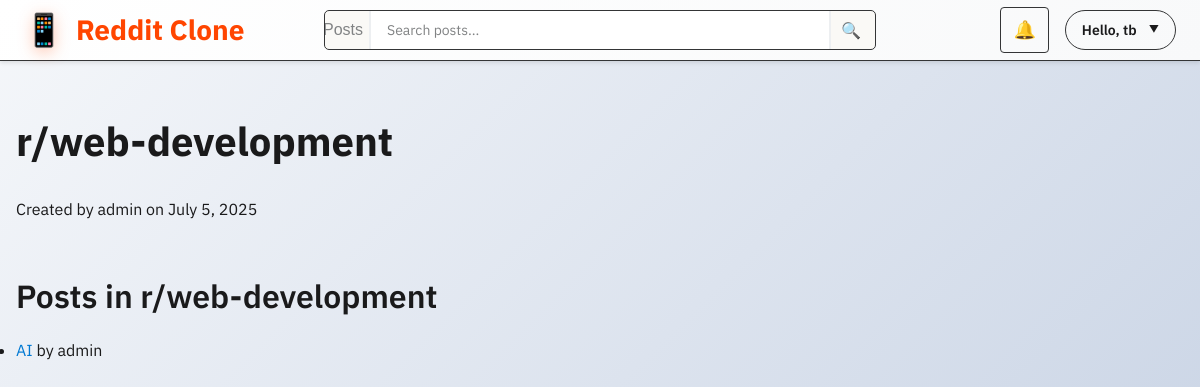
The page /c/web-development/ (signed in) on the database its author committed.
### posts/models.py (models this page shows, shortened)
class Community(models.Model):
    name = models.CharField(max_length=100, unique=True)
    slug = models.SlugField(max_length=100, unique=True, blank=True)
    description = models.TextField(blank=True)
    owner       = models.ForeignKey(settings.AUTH_USER_MODEL,
                                    on_delete=models.CASCADE,
                                    related_name='owned_communities')
    created_at = models.DateTimeField(auto_now_add=True, null=True, blank=True)

class Post(models.Model):
    title        = models.CharField(max_length=255)
    content      = models.TextField(blank=True)
    image        = models.ImageField(upload_to='post_images/', blank=True, null=True)
    author       = models.ForeignKey(User, on_delete=models.CASCADE)
    community    = models.ForeignKey(Community, on_delete=models.CASCADE,
                                     null=True, blank=True,
                                     )
    tags         = models.ManyToManyField(Tag, blank=True, related_name='posts')
    created_at   = models.DateTimeField(auto_now_add=True)

### posts/views.py (the view)
# urls.py: path('c/<slug:slug>/', views.community_detail, name='community_detail'),
def community_detail(request, slug):
    comm = get_object_or_404(Community, slug=slug)
    posts = comm.post_set.all()  # giả sử trong Post có FK 'community'
    return render(request, 'posts/community_detail.html', {'community': comm, 'posts': posts})

### posts/templates/posts/community_detail.html (shortened to what this page needs)
{% extends 'posts/base.html' %}
{% block content %}
{% load static %}
<link rel="stylesheet" href="{% static 'posts/css/community_style.css' %}">
<div class="container mx-auto py-6">
  <div class="flex items-center justify-between mb-4">
    <h1 class="text-3xl font-bold">r/{{ community.slug }}</h1>
  </div>
  <p class="text-sm text-gray-500 mb-6">
    Created by {{ community.owner.username }} on {{ community.created_at|date:"F j, Y" }}
  </p>
  <h2 class="text-2xl font-semibold mb-3">Posts in r/{{ community.slug }}</h2>
  <ul class="list-inside list-decimal">
    {% for post in posts %}
      <li class="mb-2">
        <a href="{% url 'posts:post_detail' post.pk %}" class="text-blue-600 hover:underline">
          {{ post.title }}
        </a>
        <span class="text-sm text-gray-600">by {{ post.author.username }}</span>
      </li>
    {% empty %}
      <li>No posts yet in this community.</li>
    {% endfor %}
  </ul>
</div>
{% endblock %}

### posts/templates/posts/base.html (shortened to what this page needs)
{% load static %}
<!DOCTYPE html>
<html lang="en">
<head>
  <link rel="stylesheet" href="{% static 'posts/css/style.css' %}">
</head>
<body>
  <header class="header">
    <div class="header-content">
      <a class="logo" href="{% url 'posts:post_list' %}">
        <span class="logo-icon">📱</span>
        Reddit Clone
      </a>
      <div class="unified-search">
        <div class="search-container">
          <form class="search-form" id="searchForm" method="get">
            <button type="button" class="search-type-selector" id="searchTypeSelector">
              <span id="searchTypeText">Posts</span>
            </button>
            <input type="text" class="search-input" id="searchInput"
                  placeholder="Search posts..."
                  value="{{ request.GET.q|default:'' }}"
                  name="q">
            <button type="submit" class="search-btn">🔍</button>
          </form>
        </div>
      </div>
      <nav class="nav-right">
        {% if user.is_authenticated %}
          <div class="dropdown position-relative">
            <a href="#" class="notification-toggle position-relative nav-btn">
                🔔
            </a>
          </div>
          <div class="user-menu" id="userMenu">
            <div class="user-greeting">Hello, {{ user.username }}</div>
          </div>
        {% else %}
          <a href="{% url 'login' %}" class="nav-btn">Log In</a>
          <a href="{% url 'posts:register' %}" class="nav-btn">Sign Up</a>
        {% endif %}
      </nav>
    </div>
  </header>
  <main class="main-content">
    <div class="container">
      {% block content %}{% endblock %}
    </div>
  </main>
</body>
</html>

### posts/static/posts/css/style.css (style rules this page uses)
* { margin: 0; padding: 0; box-sizing: border-box; }
body { background: linear-gradient(135deg, #f5f7fa 0%, #c3cfe2 100%); font-family: -apple-system, BlinkMacSystemFont, "Segoe UI", Roboto, Oxygen-Sans, Ubuntu, Cantarell, "Helvetica Neue", sans-serif; line-height: 1.6; color: #1a1a1b; min-height: 100vh; }
.header { background: linear-gradient(135deg, #ffffff 0%, #f8f9fa 100%); border-bottom: 1px solid #343536; position: sticky; top: 0; z-index: 1000; box-shadow: 0 2px 4px rgba(0,0,0,0.1); }
.header-content { max-width: 1400px; margin: 0 auto; padding: 0 24px; display: grid; grid-template-columns: 1fr 2fr 1fr; align-items: center; height: 60px; gap: 24px; }
.logo { color: #ff4500; font-size: 28px; font-weight: 800; text-decoration: none; display: flex; align-items: center; justify-self: start; transition: all 0.3s cubic-bezier(0.4, 0, 0.2, 1); position: relative; }
.logo-icon { margin-right: 12px; font-size: 32px; filter: drop-shadow(0 4px 8px rgba(255,69,0,0.3)); transition: all 0.3s ease; }
.search-form { position: relative; display: flex; align-items: center; background-color: rgb(250, 249, 246); border: 1px solid #343536; border-radius: 5px; overflow: hidden; transition: border-color 0.2s ease, box-shadow 0.2s ease; justify-self: center; width: 100%; max-width: 600px; height: 40px; }
.search-form input { flex: 1; padding: 8px 16px; border: none; outline: none; font-size: 14px; background: transparent; color: #1c1c1c; font-weight: 400; font-family: inherit; }
.search-form input::placeholder { color: #818384; font-weight: 400; }
.search-form button { background: transparent; border: none; padding: 0; width: 40px; height: 40px; cursor: pointer; color: #818384; font-size: 16px; display: flex; align-items: center; justify-content: center; transition: all 0.2s ease; border-radius: 4px; margin-right: 4px; }
.nav-right { display: flex; align-items: center; gap: 16px; justify-self: end; }
.nav-btn { color: #1a1a1b; text-decoration: none; padding: 8px 16px; border-radius: 20px; font-size: 14px; font-weight: 600; transition: all 0.2s ease; white-space: nowrap; border: 1px solid #343536; background: transparent; }
.user-menu { position: relative; display: inline-block; cursor: pointer; }
.user-menu .user-greeting { color: #1a1a1b; font-size: 14px; font-weight: 600; padding: 8px 16px; border-radius: 20px; transition: all 0.2s ease; display: flex; align-items: center; gap: 8px; border: 1px solid #343536; background: transparent; }
.user-menu .user-greeting::after { content: "▼"; font-size: 10px; transition: transform 0.3s ease; margin-left: 4px; }
.notification-toggle { position: relative; display: inline-block; padding: 8px 12px; text-decoration: none; font-size: 18px; color: #333; border-radius: 4px; transition: background-color 0.2s; }
.search-type-selector { position: relative; overflow: hidden; }
.search-type-selector::before { content: ''; position: absolute; top: 0; left: -100%; width: 100%; height: 100%; background: linear-gradient(90deg, transparent, rgba(255,255,255,0.2), transparent); transition: left 0.5s; }

### posts/static/posts/css/community_style.css (style rules this page uses)
:root { --reddit-orange: #FF4500; --reddit-blue: #0079D3; --reddit-dark-blue: #24A0ED; --reddit-light-blue: #CCE4FF; --reddit-bg: #DAE0E6; --reddit-paper: #FFFFFF; --reddit-text: #1A1A1B; --reddit-text-secondary: #787C82; --reddit-border: #EDEFF1; --reddit-hover: #F6F7F8; --reddit-success: #46D160; --reddit-danger: #EA0027; --reddit-warning: #FFB000; }
* { box-sizing: border-box; }
body { font-family: 'IBM Plex Sans', -apple-system, BlinkMacSystemFont, 'Segoe UI', Roboto, sans-serif; background-color: var(--reddit-bg); color: var(--reddit-text); line-height: 1.6; margin: 0; padding: 0; }
.container { max-width: 1200px; margin: 0 auto; padding: 0 16px; }
h1, h2, h3, h4, h5, h6 { font-weight: 600; color: var(--reddit-text); margin-bottom: 1rem; }
h1 { font-size: 2.5rem; font-weight: 700; }
h2 { font-size: 2rem; font-weight: 600; }
input[type="text"], input[type="email"], input[type="password"], textarea, select { width: 100%; padding: 12px 16px; border: 2px solid var(--reddit-border); border-radius: 4px; font-size: 14px; font-family: inherit; background-color: var(--reddit-paper); color: var(--reddit-text); transition: border-color 0.2s ease; }
.mb-2 { margin-bottom: 0.5rem; }
.mb-3 { margin-bottom: 1rem; }
.mb-4 { margin-bottom: 1.5rem; }
.mb-6 { margin-bottom: 3rem; }
.py-6 { padding: 3rem 0; }
a { color: var(--reddit-blue); text-decoration: none; transition: color 0.2s ease; }

### rows shown on the page
Community: slug "web-development", owner.username "admin", created_at "July 5, 2025"
Post: title "AI", author.username "admin"

### other values the page prints
{{ user.username }} "tb"
